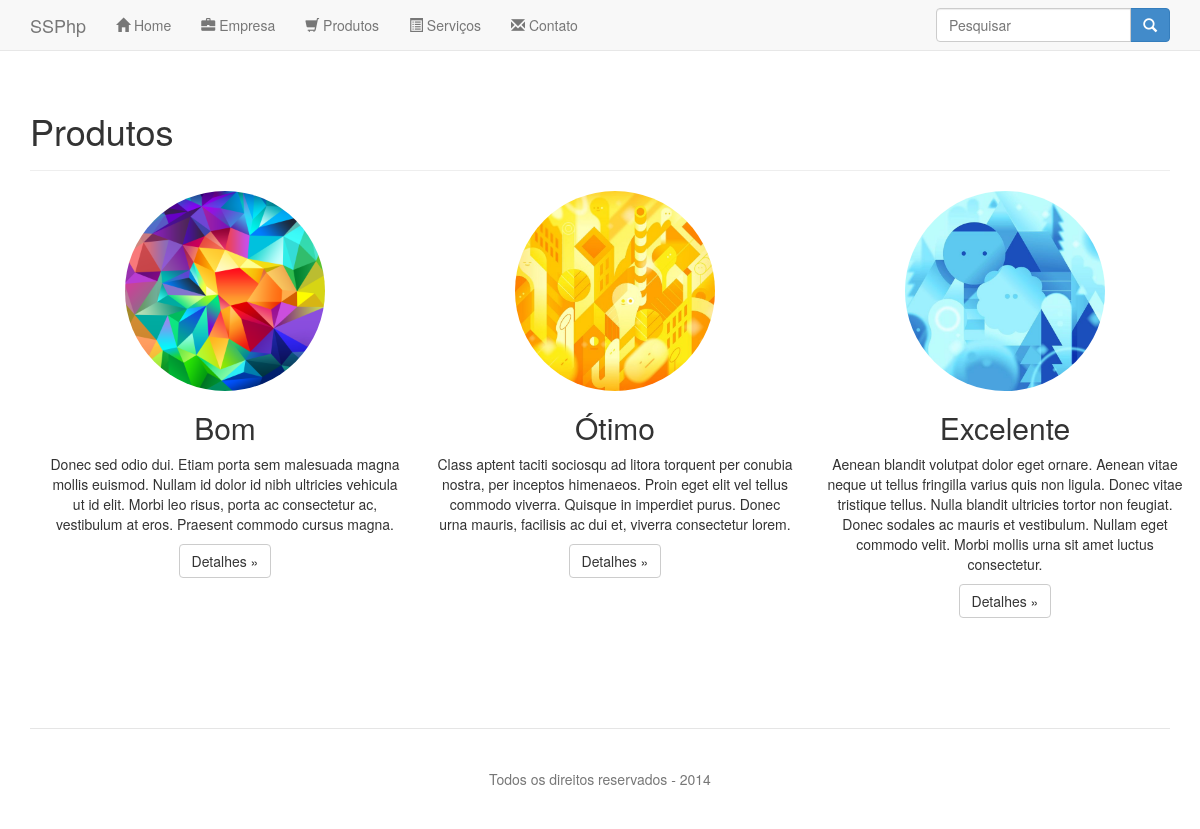
/produtos, run on an earlier commit of the app's database.
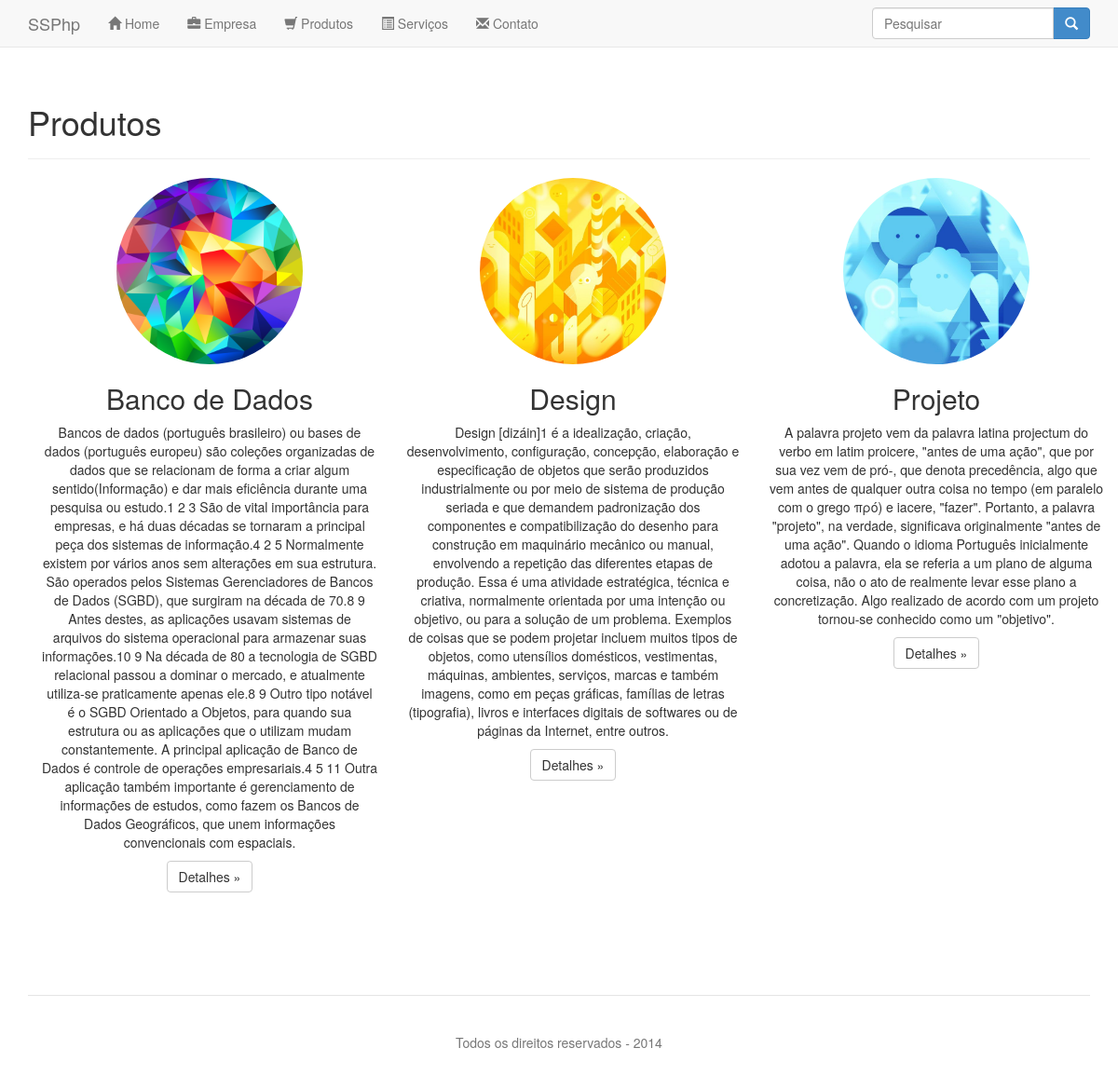
And on a later commit of the database.
### tables this page shows
create table conteudo (
	id_conteudo int not null primary key auto_increment,
	pagina varchar(50),
	titulo varchar(255),
	conteudo text,
	imagem varchar(255)
);

### app/init.php (called while the page is built, shortened)
<?php
function listarConteudo($pagina) {
    try {
        $conexao = new \PDO(DSN, USER, PASS);
    } catch (\PDOException $e) {
        die("Error código: " . $e->getCode() . ": " . $e->getMessage());
    }
    $sql = "select * from conteudo where pagina = '{$pagina}'";
    $stmt = $conexao->prepare($sql);
    $stmt->execute();
    return $stmt->fetchAll(PDO::FETCH_ASSOC);
};
$paginas = array('home', 'empresa', 'produtos', 'servicos', 'contato','conexao','pesquisa');
$route = function () use ($paginas) {
    $rota = parse_url('http://' . $_SERVER['HTTP_HOST'] . $_SERVER['REQUEST_URI']);
    $path = str_replace('/', '', $rota['path']);
    if ($path) {
        if (in_array($path, $paginas)) {
            if (file_exists('includes/' . $path . '.php')) {
                $go = $path;
            }
        } else {
            header('HTTP/1.0 404 Not Found');
            $go = '404';
        }
    } else {
        $go = 'home';
    }
    require_once 'includes/' . $go . '.php';
};

### includes/produtos.php (the view)
<?php
$pagina = listarConteudo('produtos');
?>
<div class="page-header">
    <h1>Produtos</h1>
</div>
<div class="container text-center">
    <div class="row">
    <?php
    foreach($pagina as $conteudo) {
        echo "<div class=\"col-sm-4\" id=\"{$conteudo['id_conteudo']}\">";
            echo "<img class=\"img-circle produto-img\" src=\"img/{$conteudo['imagem']}\" alt=\"{$conteudo['titulo']}\">";
            echo utf8_encode("<h2>{$conteudo['titulo']}</h2>");
            echo utf8_encode("<p>{$conteudo['conteudo']}</p>");
            echo "<p><a class=\"btn btn-default\" href=\"#\" role=\"button\">Detalhes »</a></p>";
        echo "</div>";
        }?>
    </div>
</div>

### index.php (shortened to what this page needs)
<?php
require 'app/init.php';
?>
<!DOCTYPE html>
<html lang="pt-br">
<head>
    <link href="css/bootstrap.min.css" rel="stylesheet">
    <link href="css/custom.css" rel="stylesheet">
    <body>
    <div class="navbar navbar-default navbar-static-top" role="navigation">
        <div class="container">
            <div class="navbar-header">
                <a class="navbar-brand" href="/">SSPhp</a>
            </div>
            <div class="collapse navbar-collapse">
                <ul class="nav navbar-nav" id="main-nav">
                    <li><a href="home"><span class="glyphicon glyphicon-home"></span> Home</a></li>
                    <li><a href="empresa"><span class="glyphicon glyphicon-briefcase"></span> Empresa</a></li>
                    <li><a href="produtos"><span class="glyphicon glyphicon-shopping-cart"></span> Produtos</a></li>
                    <li><a href="servicos"><span class="glyphicon glyphicon-list-alt"></span> Serviços</a></li>
                    <li><a href="contato"><span class="glyphicon glyphicon-envelope"></span> Contato</a></li>
                </ul>
                <form class="navbar-form navbar-right" method="post" action="pesquisa">
                    <div class="input-group">
                    <input type="text" class="form-control col-lg-8" name="pesquisa" placeholder="Pesquisar">
                        <span class="input-group-btn">
                        <button class="btn btn-primary"><span class="glyphicon glyphicon-search"></span></button>
                            </span>
                    </div>
                </form>
            </div>
        </div>
    </div>
    <div class="container">
        <?php $route();?>
        <div class="footer footer-main">
            Todos os direitos reservados - <?php echo date('Y'); ?>
        </div>
    </div>
    </body>
</head>
</html>

### css/custom.css (style rules this page uses)
body { padding-top: 0px; }
.footer-main { padding-top: 40px; padding-bottom: 40px; margin-top: 100px; color: #777; text-align: center; border-top: 1px solid #e5e5e5; }
.produto-img { width: 200px; height: 200px; }

What changed in the data, as far as the page shows it:
changed conteudo: titulo "Bom" → "Banco de Dados"; conteudo "Donec sed odio dui. Etiam porta sem malesuada magna mollis euismod. Nullam id dolor id nibh ultricies vehicula ut id elit. Morbi leo risus, porta ac consectetur ac, vestibulum at eros. Praesent commodo cursus magna." → "Bancos de dados (português brasileiro) ou bases de dados (português europeu) são coleções organizadas de dados que se relacionam de forma a criar algum sentido(Informação) e dar mais eficiência durante uma pesquisa ou estudo.1 2 3 São de vital importância para empresas, e há duas décadas se tornaram a principal peça dos sistemas de informação.4 2 5 Normalmente existem por vários anos sem alterações em sua estrutura. São operados pelos Sistemas Gerenciadores de Bancos de Dados (SGBD), que surgiram na década de 70.8 9 Antes destes, as aplicações usavam sistemas de arquivos do sistema operacional para armazenar suas informações.10 9 Na década de 80 a tecnologia de SGBD relacional passou a…"
changed conteudo: titulo "Ótimo" → "Design"; conteudo "Class aptent taciti sociosqu ad litora torquent per conubia nostra, per inceptos himenaeos. Proin eget elit vel tellus commodo viverra. Quisque in imperdiet purus. Donec urna mauris, facilisis ac dui et, viverra consectetur lorem." → "Design [dizáin]1 é a idealização, criação, desenvolvimento, configuração, concepção, elaboração e especificação de objetos que serão produzidos industrialmente ou por meio de sistema de produção seriada e que demandem padronização dos componentes e compatibilização do desenho para construção em maquinário mecânico ou manual, envolvendo a repetição das diferentes etapas de produção. Essa é uma atividade estratégica, técnica e criativa, normalmente orientada por uma intenção ou objetivo, ou para a solução de um problema. Exemplos de coisas que se podem projetar incluem muitos tipos de objetos, como utensílios domésticos, vestimentas, máquinas, ambientes, serviços, marcas e também imagens,…"
changed conteudo: titulo "Excelente" → "Projeto"; conteudo "Aenean blandit volutpat dolor eget ornare. Aenean vitae neque ut tellus fringilla varius quis non ligula. Donec vitae tristique tellus. Nulla blandit ultricies tortor non feugiat. Donec sodales ac mauris et vestibulum. Nullam eget commodo velit. Morbi mollis urna sit amet luctus consectetur." → "A palavra projeto vem da palavra latina projectum do verbo em latim proicere, \"antes de uma ação\", que por sua vez vem de pró-, que denota precedência, algo que vem antes de qualquer outra coisa no tempo (em paralelo com o grego πρό) e iacere, \"fazer\". Portanto, a palavra \"projeto\", na verdade, significava originalmente \"antes de uma ação\". Quando o idioma Português inicialmente adotou a palavra, ela se referia a um plano de alguma coisa, não o ato de realmente levar esse plano a concretização. Algo realizado de acordo com um projeto tornou-se conhecido como um \"objetivo\"."
